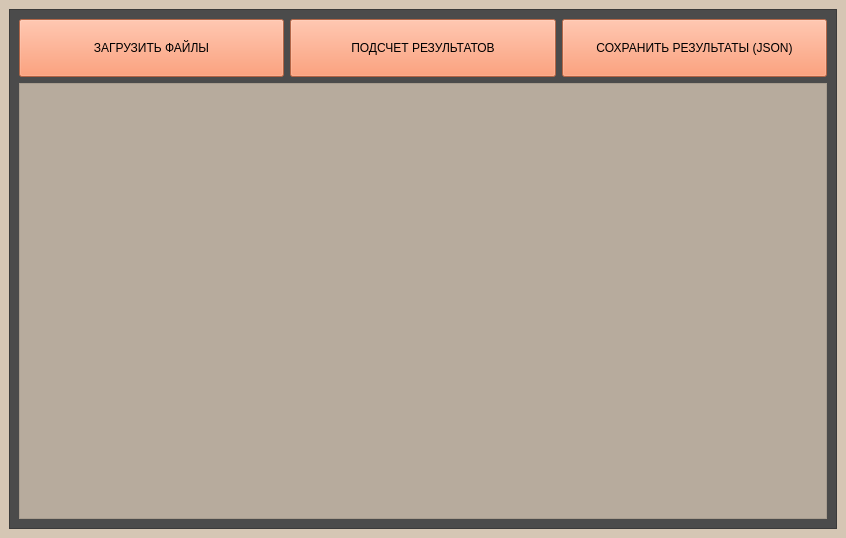
<?xml version="1.0" encoding="UTF-8"?>
<ui version="4.0">
 <class>MainWindow</class>
 <widget class="QMainWindow" name="MainWindow">
  <property name="geometry">
   <rect>
    <x>0</x>
    <y>0</y>
    <width>846</width>
    <height>538</height>
   </rect>
  </property>
  <property name="windowTitle">
   <string>Runners</string>
  </property>
  <property name="styleSheet">
   <string notr="true">background-color: rgb(213, 198, 180);</string>
  </property>
  <widget class="QWidget" name="centralwidget">
   <layout class="QVBoxLayout" name="verticalLayout">
    <item>
     <widget class="QFrame" name="frame">
      <property name="styleSheet">
       <string notr="true">background-color: rgb(75, 75, 75)</string>
      </property>
      <property name="frameShape">
       <enum>QFrame::StyledPanel</enum>
      </property>
      <property name="frameShadow">
       <enum>QFrame::Raised</enum>
      </property>
      <layout class="QGridLayout" name="gridLayout">
       <item row="0" column="0">
        <widget class="QPushButton" name="pushButton_download_in_db">
         <property name="styleSheet">
          <string notr="true">QPushButton {
color: black;
background-color: rgba(255, 132, 83,  200);
font: 9pt &quot;Verdana&quot;;
width: 200 px;
height: 50 px;
}

QPushButton:hover:!pressed {
background-color: rgba(255, 132, 83,  250);
}

QPushButton:hover:pressed {
background-color: rgba(255, 132, 83,  180);
}</string>
         </property>
         <property name="text">
          <string>ЗАГРУЗИТЬ ФАЙЛЫ</string>
         </property>
        </widget>
       </item>
       <item row="0" column="1">
        <widget class="QPushButton" name="pushButton_count_results">
         <property name="styleSheet">
          <string notr="true">QPushButton {
color: black;
background-color: rgba(255, 132, 83,  200);
font: 9pt &quot;Verdana&quot;;
width: 200 px;
height: 50 px;
}

QPushButton:hover:!pressed {
background-color: rgba(255, 132, 83,  250);
}

QPushButton:hover:pressed {
background-color: rgba(255, 132, 83,  180);
}</string>
         </property>
         <property name="text">
          <string>ПОДСЧЕТ РЕЗУЛЬТАТОВ</string>
         </property>
        </widget>
       </item>
       <item row="0" column="2">
        <widget class="QPushButton" name="pushButton_save_results_json">
         <property name="styleSheet">
          <string notr="true">QPushButton {
color: black;
background-color: rgba(255, 132, 83,  200);
font: 9pt &quot;Verdana&quot;;
width: 200 px;
height: 50 px;
}

QPushButton:hover:!pressed {
background-color: rgba(255, 132, 83,  250);
}

QPushButton:hover:pressed {
background-color: rgba(255, 132, 83,  180);
}</string>
         </property>
         <property name="text">
          <string>СОХРАНИТЬ РЕЗУЛЬТАТЫ (JSON)</string>
         </property>
        </widget>
       </item>
       <item row="1" column="0" colspan="3">
        <widget class="QTableView" name="table_results">
         <property name="styleSheet">
          <string notr="true">QTableView {
background-color: rgba(213, 198, 180, 200);
selection-background-color: rgba(213, 198, 180, 250);
}

QTableView: section: {
background-color: rgba(255, 132, 83,  120);
border: none;
height: 50 px;
font-size: 14 pt;
}

QTableView: item {
border-style: none;
border-bottom: rgba(255, 132, 83,  120);
}

QTableView: item: select {
border: none;
border-bottom: rgba(213, 198, 180, 100);
}
</string>
         </property>
         <property name="verticalScrollBarPolicy">
          <enum>Qt::ScrollBarAlwaysOff</enum>
         </property>
         <property name="horizontalScrollBarPolicy">
          <enum>Qt::ScrollBarAlwaysOff</enum>
         </property>
        </widget>
       </item>
      </layout>
     </widget>
    </item>
   </layout>
  </widget>
 </widget>
 <resources/>
 <connections/>
</ui>
